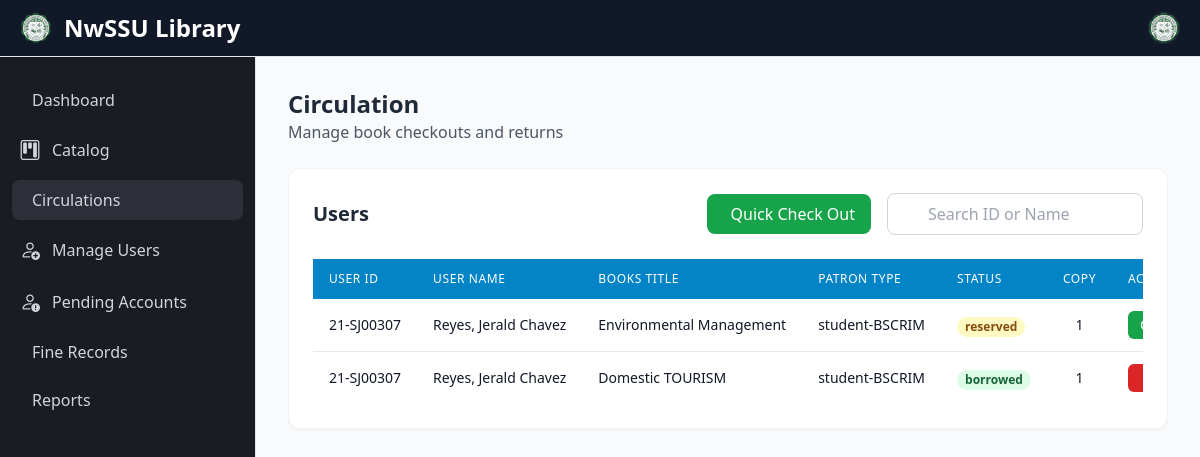
The app's page /admin_panel/circulation.php, older data.
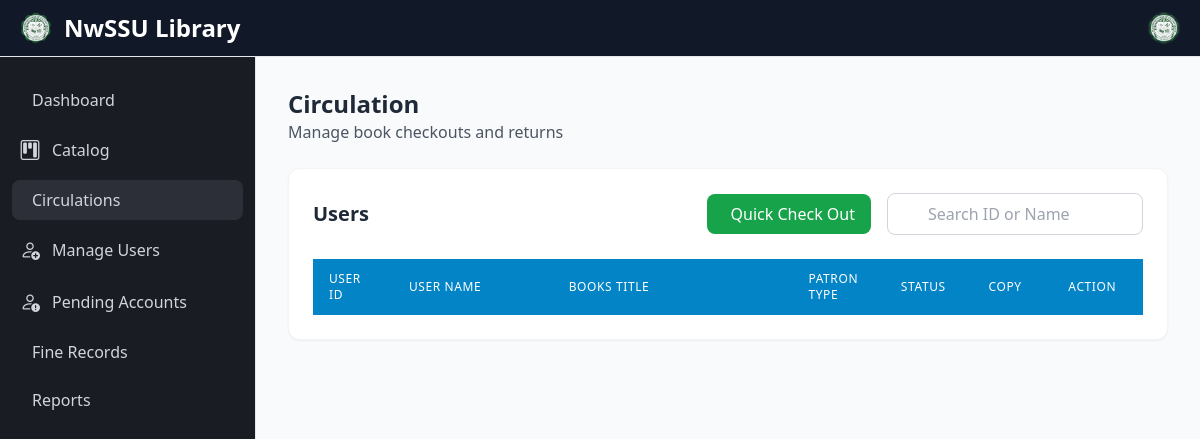
The same page, newer data.
### tables this page shows
CREATE TABLE `reserve_books` (
  `user_id` varchar(50) NOT NULL,
  `book_id` int(50) NOT NULL,
  `reserved_date` varchar(50) NOT NULL,
  `status` varchar(50) NOT NULL,
  `copies` int(50) NOT NULL,
  `cancel_date` varchar(50) DEFAULT NULL
);

CREATE TABLE `user_info` (
  `id` int(50) NOT NULL,
  `user_id` varchar(50) NOT NULL,
  `first_name` varchar(250) NOT NULL,
  `middle_name` varchar(250) NOT NULL,
  `last_name` varchar(250) NOT NULL,
  `patron_type` varchar(250) NOT NULL,
  `email` varchar(300) NOT NULL,
  `address` varchar(300) NOT NULL,
  `password` varchar(250) NOT NULL,
  `images` varchar(300) DEFAULT NULL,
  `status` varchar(50) NOT NULL,
  `account_status` varchar(50) NOT NULL
);

CREATE TABLE `books` (
  `id` int(100) NOT NULL,
  `material_type` varchar(250) NOT NULL,
  `sub_type` varchar(250) NOT NULL,
  `category` varchar(250) NOT NULL,
  `title` varchar(500) NOT NULL,
  `author` varchar(500) NOT NULL,
  `publisher` varchar(500) NOT NULL,
  `status` varchar(100) NOT NULL,
  `subject` varchar(250) NOT NULL,
  `content` varchar(5000) NOT NULL,
  `summary` varchar(5000) NOT NULL,
  `issn` varchar(250) NOT NULL,
  `call_no` varchar(250) NOT NULL,
  `ISBN` varchar(250) NOT NULL,
  `copyright` varchar(250) NOT NULL,
  `page_number` int(250) NOT NULL,
  `edition` varchar(250) NOT NULL,
  `copies` int(250) NOT NULL,
  `date_acquired` varchar(250) NOT NULL,
  `books_image` varchar(400) DEFAULT NULL,
  `catalog_date` varchar(50) NOT NULL
);

CREATE TABLE `borrowed_books` (
  `user_id` varchar(50) NOT NULL,
  `book_id` varchar(50) NOT NULL,
  `copies` int(50) NOT NULL,
  `status` varchar(50) NOT NULL,
  `return_sched` varchar(250) NOT NULL,
  `borrowed_date` varchar(250) NOT NULL,
  `fine` int(50) DEFAULT NULL
);

### admin_panel/circulation.php (the view, shortened to what this page needs)
<?php
include '../component-library/connect.php';
$queryReserved = "
    SELECT rb.user_id, ui.last_name, ui.first_name, ui.middle_name, ui.patron_type, rb.book_id, b.title AS book_title, rb.copies, rb.status
    FROM reserve_books rb
    JOIN user_info ui ON rb.user_id = ui.user_id
    JOIN books b ON rb.book_id = b.id
    WHERE rb.status = 'reserved'";
$stmtReserved = $conn->prepare($queryReserved);
$stmtReserved->execute();
$reservedBooks = $stmtReserved->fetchAll(PDO::FETCH_ASSOC);
$queryBorrowed = "
    SELECT rb.user_id, ui.last_name, ui.first_name, ui.middle_name, ui.patron_type, rb.book_id, b.title AS book_title, rb.copies, rb.status
    FROM borrowed_books rb
    JOIN user_info ui ON rb.user_id = ui.user_id
    JOIN books b ON rb.book_id = b.id
    WHERE rb.status = 'borrowed'";
$stmtBorrowed = $conn->prepare($queryBorrowed);
$stmtBorrowed->execute();
$borrowedBooks = $stmtBorrowed->fetchAll(PDO::FETCH_ASSOC);
?>
<!DOCTYPE html>
<html lang="en">
<head>
    <script src="https://cdn.tailwindcss.com"></script>
    <link href="https://cdn.lineicons.com/4.0/lineicons.css" rel="stylesheet" />
    <link rel="stylesheet" href="https://cdn.jsdelivr.net/npm/bootstrap-icons@1.11.3/font/bootstrap-icons.min.css">
</head>
<body class="bg-gray-50">
    <?php include '../admin_panel/side_nav.php'?>
    <div class="p-4 lg:ml-64 mt-14">
        <div class="p-4 rounded-lg">
            <div class="flex flex-col md:flex-row justify-between items-start md:items-center mb-6">
                <div>
                    <h1 class="text-2xl font-bold text-gray-800">Circulation</h1>
                    <p class="text-gray-600">Manage book checkouts and returns</p>
                </div>
            </div>
            <div class="bg-white rounded-xl shadow-sm p-6 border border-gray-100">
                <div class="flex flex-col md:flex-row justify-between items-start md:items-center mb-6">
                    <h2 class="text-xl font-semibold text-gray-800 mb-4 md:mb-0">Users</h2>
                    <div class="flex flex-col md:flex-row items-start md:items-center space-y-4 md:space-y-0 md:space-x-4 w-full md:w-auto">
                        <button class="bg-green-600 hover:bg-green-700 text-white px-4 py-2 rounded-lg transition duration-200 flex items-center" onclick="openCirculateModal()">
                            <i class="lni lni-cart mr-2"></i> Quick Check Out
                        </button>
                        <div class="relative w-full md:w-64">
                            <input type="text" id="searchInput" placeholder="Search ID or Name" class="w-full pl-10 pr-4 py-2 border border-gray-300 rounded-lg focus:outline-none focus:ring-2 focus:ring-primary-500" onkeyup="searchUsers()">
                        </div>
                    </div>
                </div>
                <div class="overflow-hidden">
                    <div class="overflow-x-auto max-w-full">
                        <table class="min-w-full divide-gray-200 table-fixed">
                            <thead class="bg-primary-600 sticky top-0">
                                <tr>
                                    <th class="px-4 py-3 text-left text-xs font-medium text-white uppercase tracking-wider w-1/12">User ID</th>
                                    <th class="px-4 py-3 text-left text-xs font-medium text-white uppercase tracking-wider w-2/12">User Name</th>
                                    <th class="px-4 py-3 text-left text-xs font-medium text-white uppercase tracking-wider w-3/12">Books Title</th>
                                    <th class="px-4 py-3 text-left text-xs font-medium text-white uppercase tracking-wider w-1/12">Patron Type</th>
                                    <th class="px-4 py-3 text-left text-xs font-medium text-white uppercase tracking-wider w-1/12">Status</th>
                                    <th class="px-4 py-3 text-left text-xs font-medium text-white uppercase tracking-wider w-1/12">Copy</th>
                                    <th class="px-4 py-3 text-left text-xs font-medium text-white uppercase tracking-wider w-1/12">Action</th>
                                </tr>
                            </thead>
                            <tbody class="bg-white divide-y divide-gray-200" id="userTableBody">
                                <?php foreach ($reservedBooks as $book): ?>
                                    <tr class="hover:bg-gray-50">
                                        <td class="px-4 py-3 text-sm text-gray-900 truncate">
                                            <?php echo htmlspecialchars($book['user_id']); ?>
                                        </td>
                                        <td class="px-4 py-3 text-sm text-gray-900 truncate">
                                            <?php
                                            echo htmlspecialchars($book['last_name'] . ', ' . $book['first_name'] . ' ' . $book['middle_name']);
                                            ?>
                                        </td>
                                        <td class="px-4 py-3 text-sm text-gray-900">
                                            <div class="truncate" title="<?php echo htmlspecialchars($book['book_title']); ?>">
                                                <?php echo htmlspecialchars($book['book_title']); ?>
                                            </div>
                                        </td>
                                        <td class="px-4 py-3 text-sm text-gray-900 truncate">
                                            <?php echo htmlspecialchars($book['patron_type']); ?>
                                        </td>
                                        <td class="px-4 py-3">
                                            <span class="px-2 inline-flex text-xs leading-5 font-semibold rounded-full bg-yellow-100 text-yellow-800">
                                                <?php echo htmlspecialchars($book['status']); ?>
                                            </span>
                                        </td>
                                        <td class="px-4 py-3 text-sm text-gray-900 text-center">
                                            <?php echo htmlspecialchars($book['copies']); ?>
                                        </td>
                                        <td class="px-4 py-3 text-sm font-medium whitespace-nowrap">
                                            <button class="bg-green-600 hover:bg-green-700 text-white px-3 py-1 rounded-md transition duration-200 w-full" onclick="quickCheckout('<?php echo htmlspecialchars($book['user_id']); ?>', '<?php echo htmlspecialchars($book['book_id']); ?>', '<?php echo htmlspecialchars($book['copies']); ?>')">
                                            </button>
                                        </td>
                                    </tr>
                                <?php endforeach; ?>
                                <?php foreach ($borrowedBooks as $book): ?>
                                    <tr class="hover:bg-gray-50">
                                        <td class="px-4 py-3 text-sm text-gray-900 truncate">
                                            <?php echo htmlspecialchars($book['user_id']); ?>
                                        </td>
                                        <td class="px-4 py-3 text-sm text-gray-900 truncate">
                                            <?php
                                            echo htmlspecialchars($book['last_name'] . ', ' . $book['first_name'] . ' ' . $book['middle_name']);
                                            ?>
                                        </td>
                                        <td class="px-4 py-3 text-sm text-gray-900">
                                            <div class="truncate" title="<?php echo htmlspecialchars($book['book_title']); ?>">
                                                <?php echo htmlspecialchars($book['book_title']); ?>
                                            </div>
                                        </td>
                                        <td class="px-4 py-3 text-sm text-gray-900 truncate">
                                            <?php echo htmlspecialchars($book['patron_type']); ?>
                                        </td>
                                        <td class="px-4 py-3">
                                            <span class="px-2 inline-flex text-xs leading-5 font-semibold rounded-full bg-green-100 text-green-800">
                                                <?php echo htmlspecialchars($book['status']); ?>
                                            </span>
                                        </td>
                                        <td class="px-4 py-3 text-sm text-gray-900 text-center">
                                            <?php echo htmlspecialchars($book['copies']); ?>
                                        </td>
                                        <td class="px-4 py-3 text-sm font-medium whitespace-nowrap">
                                            <button class="bg-red-600 hover:bg-red-700 text-white px-3 py-1 rounded-md transition duration-200 w-full" onclick="checkIn('<?php echo htmlspecialchars($book['user_id']); ?>', '<?php echo htmlspecialchars($book['book_id']); ?>')">
                                            </button>
                                        </td>
                                    </tr>
                                <?php endforeach; ?>
                            </tbody>
                        </table>
                    </div>
                </div>
            </div>
        </div>
    </div>
</body>
</html>

### admin_panel/side_nav.php (shortened to what this page needs)
<!DOCTYPE html>
<html lang="en">
<head>
    <script src="https://cdn.tailwindcss.com"></script>
    <link href="https://cdn.lineicons.com/4.0/lineicons.css" rel="stylesheet" />
    <link rel="stylesheet" href="https://cdn.jsdelivr.net/npm/bootstrap-icons@1.11.3/font/bootstrap-icons.min.css">
</head>
<body class="bg-gray-100">
    <nav class="fixed top-0 z-50 w-full bg-gray-900 text-white border-b border-gray-200">
        <div class="px-3 py-3 lg:px-5 lg:pl-3">
            <div class="flex items-center justify-between">
                <div class="flex items-center justify-start">
                    <a href="../admin_panel/admin_dashboard.php" class="flex ml-2 md:mr-24">
                        <img src="../images/logo.png" class="h-8 mr-3" alt="NwSSU Logo" />
                        <span class="self-center text-xl font-semibold sm:text-2xl ">NwSSU Library</span>
                    </a>
                </div>
                <div class="flex items-center">
                    <div class="flex items-center ml-3">
                        <div class="relative">
                            <button type="button" class="flex text-sm bg-gray-800 rounded-full focus:ring-4 focus:ring-gray-300" id="user-menu-button">
                                <img class="w-8 h-8 rounded-full" src="../images/logo.png" alt="user photo">
                            </button>
                        </div>
                    </div>
                </div>
            </div>
        </div>
    </nav>
    <aside id="logo-sidebar" class="fixed top-0 left-0 z-40 w-64 h-screen pt-20 transition-transform -translate-x-full bg-sidebar border-r border-gray-200 lg:translate-x-0" aria-label="Sidebar">
        <div class="h-full px-3 pb-4 overflow-y-auto">
            <ul class="space-y-2 font-medium">
                <?php
                $current_page = basename($_SERVER['PHP_SELF']);
                ?>
                <li>
                    <a href="../admin_panel/admin_dashboard.php" class="flex items-center p-2 text-gray-300 rounded-lg hover:bg-sidebar-hover group <?= ($current_page == 'admin_dashboard.php') ? 'bg-sidebar-hover' : '' ?>">
                        <span class="ml-3">Dashboard</span>
                    </a>
                </li>
                <li>
                    <button type="button" class="flex items-center w-full p-2 text-gray-300 transition duration-75 rounded-lg group hover:bg-sidebar-hover" id="catalog-dropdown-button">
                        <i class="bi bi-kanban text-xl"></i>
                        <span class="flex-1 ml-3 text-left whitespace-nowrap">Catalog</span>
                    </button>
                </li>
                <li>
                    <a href="../admin_panel/circulation.php" class="flex items-center p-2 text-gray-300 rounded-lg hover:bg-sidebar-hover group <?= ($current_page == 'circulation.php') ? 'bg-sidebar-hover' : '' ?>">
                        <span class="ml-3">Circulations</span>
                    </a>
                </li>
                <li>
                    <a href="../admin_panel/Student_list.php" class="flex items-center p-2 text-gray-300 rounded-lg hover:bg-sidebar-hover group <?= ($current_page == 'Student_list.php') ? 'bg-sidebar-hover' : '' ?>">
                        <i class="bi bi-person-add text-xl"></i>
                        <span class="ml-3">Manage Users</span>
                    </a>
                </li>
                <li>
                    <a href="../admin_panel/confirm.php" class="flex items-center p-2 text-gray-300 rounded-lg hover:bg-sidebar-hover group <?= ($current_page == 'confirm.php') ? 'bg-sidebar-hover' : '' ?>">
                        <i class="bi bi-person-exclamation text-xl"></i>
                        <span class="ml-3">Pending Accounts</span>
                    </a>
                </li>
                <li>
                    <a href="../admin_panel/fine_rec.php" class="flex items-center p-2 text-gray-300 rounded-lg hover:bg-sidebar-hover group <?= ($current_page == 'fine_rec.php') ? 'bg-sidebar-hover' : '' ?>">
                        <span class="ml-3">Fine Records</span>
                    </a>
                </li>
                <li>
                    <a href="../admin_panel/reports.php" class="flex items-center p-2 text-gray-300 rounded-lg hover:bg-sidebar-hover group <?= ($current_page == 'reports.php') ? 'bg-sidebar-hover' : '' ?>">
                        <span class="ml-3">Reports</span>
                    </a>
                </li>
            </ul>
        </div>
    </aside>
</body>
</html>

### admin_panel/circulation.php (style rules this page uses)
.table-fixed { table-layout: fixed; }
.truncate { max-width: 100%; overflow: hidden; text-overflow: ellipsis; white-space: nowrap; }

Row changes from the older to the newer data that the page shows:
removed reserve_books: user "21-SJ00307", user_info.last_name+first_name+middle_name "Reyes, Jerald Chavez", book.title "Environmental Management", user_info.patron_type "student-BSCRIM", status "reserved", copies "1"
removed borrowed_books: user "21-SJ00307", user_info.last_name+first_name+middle_name "Reyes, Jerald Chavez", book.title "Domestic TOURISM", user_info.patron_type "student-BSCRIM", status "borrowed", copies "1"
